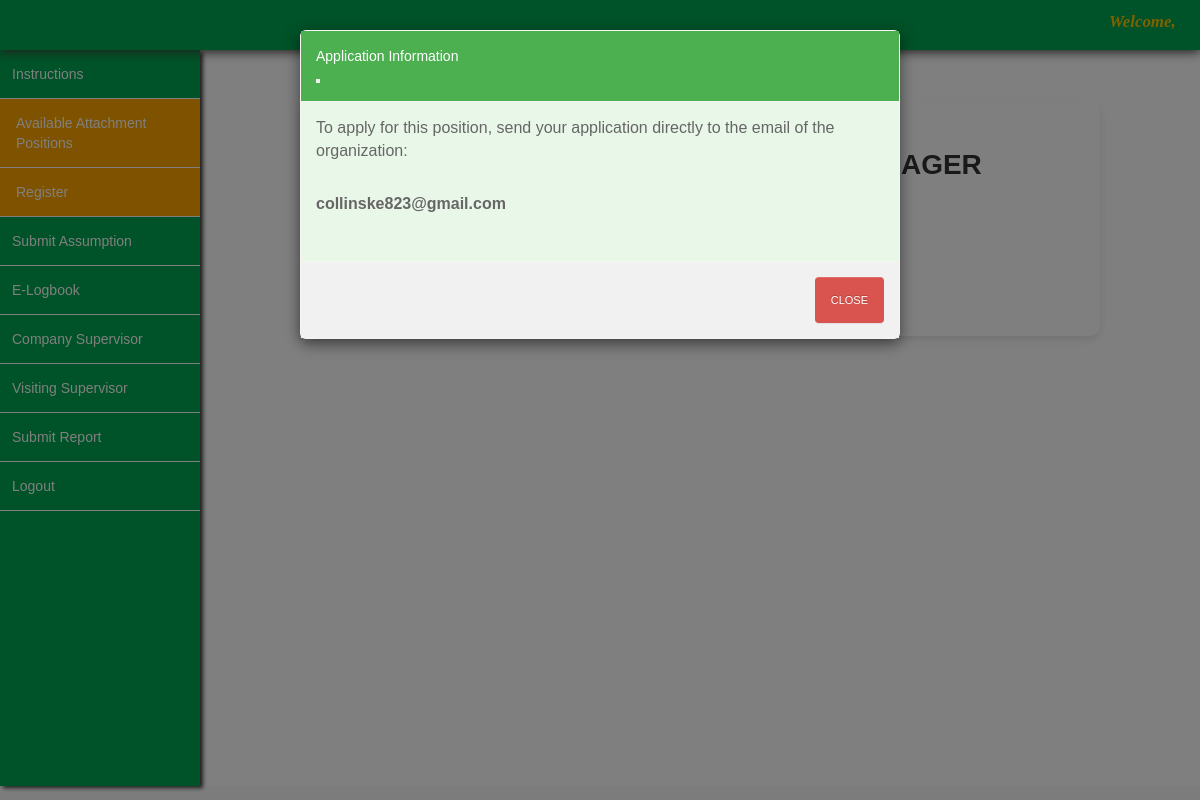
The app's page /iasms/apply_position.php?position_id=1 with its own data.
### tables this page shows
CREATE TABLE `attachment_positions` (
  `id` int(11) NOT NULL,
  `position_name` varchar(255) NOT NULL,
  `department` varchar(255) NOT NULL,
  `start_date` date NOT NULL,
  `end_date` date NOT NULL,
  `description` text NOT NULL,
  `available_positions` int(11) NOT NULL,
  `organization_name` varchar(255) NOT NULL,
  `organization_email` varchar(255) NOT NULL,
  `status` enum('Active','Inactive') NOT NULL DEFAULT 'Active',
  `created_at` timestamp NOT NULL DEFAULT current_timestamp()
);

### iasms/apply_position.php (the view, shortened to what this page needs)
<?php
include 'database_connection/database_connection.php';
if (isset($_GET['position_id'])) {
    $position_id = $_GET['position_id'];
    $sql = "SELECT * FROM attachment_positions WHERE id = $position_id";
    $result = mysqli_query($conn, $sql);
    $position = mysqli_fetch_assoc($result);
}
?>
<!DOCTYPE html>
<html lang="en">
<head>
  <link rel="stylesheet" href="../css/bootstrap-theme.min.css" />
  <link rel="stylesheet" href="../css/bootstrap.min.css" />
  <link rel="stylesheet" href="../css/bootstrap-select.css" />
  <link rel="stylesheet" href="../css/main_page_style.css" />
  <link rel="stylesheet" href="register_page.css" />
</head>
<body>
  <div id="top-navigation">
    <div id="student_name">
      <span style="color:rgb(255, 198, 0);font-size:1.1em"><em>Welcome,</em>&nbsp;</span>
    </div>
  </div>
  <div id="left_side_bar">
    <ul id="menu_list">
      <a class="menu_items_link" href="../instructions_page/instructions_page.php">
        <li class="menu_items_list">Instructions</li>
      </a>
      <a class="menu_items_link" href="../view_position.php">
        <li class="menu_items_list" style="background-color:orange;padding-left:16px">Available Attachment Positions
        </li>
      </a>
      <a class="menu_items_link" href="../Register_Page/register_page.php">
        <li class="menu_items_list" style="background-color:orange;padding-left:16px">Register</li>
      </a>
      <a class="menu_items_link" href="../student_assumption/student_assumption.php">
        <li class="menu_items_list">Submit Assumption</li>
      </a>
      <a class="menu_items_link" href="../e-logbook/elogbook.php">
        <li class="menu_items_list">E-Logbook</li>
      </a>
      <a class="menu_items_link" href="../company_supervisor/company_supervisor_login.php">
        <li class="menu_items_list">Company Supervisor</li>
      </a>
      <a class="menu_items_link" href="../visiting_supervisor/visiting_supervisor_login.php">
        <li class="menu_items_list">Visiting Supervisor</li>
      </a>
      <a class="menu_items_link" href="../submit_report/submit_report.php">
        <li class="menu_items_list">Submit Report</li>
      </a>
      <a class="menu_items_link" href="../index.php">
        <li class="menu_items_list">Logout</li>
      </a>
    </ul>
  </div>
  <div id="main_content">
    <div class="container">
      <h3>Apply for Attachment Position: <?php echo $position['position_name']; ?></h3>
      <p><strong>Organization:</strong> <?php echo $position['organization_name']; ?></p>
      <p><strong>Application Email:</strong> <?php echo $position['organization_email']; ?></p>
    </div>
    <div class="modal fade" id="applicationModal" tabindex="-1" aria-labelledby="applicationModalLabel"
      aria-hidden="true">
      <div class="modal-dialog">
        <div class="modal-content">
          <div class="modal-header" style="background-color: #4CAF50; color: white;">
            <h5 class="modal-title" id="applicationModalLabel">Application Information</h5>
            <button type="button" class="btn-close" data-bs-dismiss="modal" aria-label="Close"></button>
          </div>
          <div class="modal-body" style="background-color: #e9f7e9;">
            <p>To apply for this position, send your application directly to the email of the organization:</p>
            <p><strong><?php echo $position['organization_email']; ?></strong></p>
          </div>
          <div class="modal-footer" style="background-color: #f1f1f1;">
            <button type="button" class="btn btn-danger" data-bs-dismiss="modal">Close</button>
          </div>
        </div>
      </div>
    </div>
  </div>
</body>
</html>

### iasms/css/main_page_style.css (style rules this page uses)
* { margin: 0; padding: 0; }
#top-navigation { position: fixed; width: 100%; height: 50px; background-color: #00a651; box-shadow: 0 2px 10px; z-index: 4; }
#top-navigation #student_name { color: whitesmoke; float: right; margin-right: 20px; font-size: 1.1em; font-weight: bold; margin-top: 10px; font-family: serif; }
#left_side_bar { height: 92vh; float: left; margin-top: 50px; overflow: auto; background-color: #00a651; position: fixed; box-shadow: 3px 2px 4px; width: 200px; z-index: 2; }
#left_side_bar #menu_list a { text-decoration: none; color: white; font-size: 1em; }
#left_side_bar #menu_list li { text-decoration-style: none; padding: 14px 10px 14px 12px; border-bottom: 1px solid white; font-weight: lighter; }
#main_content { background-color: white; margin-top: 50px; float: right; padding-left: 200px; width: 100%; height: 92vh; overflow-y: auto; overflow-x: auto; }
@media only screen and (min-width: 320px) { #left_side_bar { width: 160px; } }
@media only screen and (min-width: 320px) { #left_side_bar #menu_list a { font-size: .8em; } }
@media only screen and (min-width: 320px) { #left_side_bar #menu_list li { padding: 14px 10px 14px 8px; } }
@media only screen and (min-width: 320px) { #main_content { padding-left: 160px; } }
@media only screen and (min-width: 480px) { #left_side_bar { width: 160px; } }
@media only screen and (min-width: 480px) { #left_side_bar #menu_list a { font-size: .8em; } }
@media only screen and (min-width: 480px) { #left_side_bar #menu_list li { padding: 14px 10px 14px 8px; } }
@media only screen and (min-width: 480px) { #main_content { padding-left: 160px; } }
@media only screen and (min-width: 992px) { #left_side_bar { width: 200px; } }
@media only screen and (min-width: 992px) { #left_side_bar #menu_list a { font-size: 1em; } }
@media only screen and (min-width: 992px) { #left_side_bar #menu_list li { padding: 14px 10px 14px 12px; } }
@media only screen and (min-width: 992px) { #main_content { padding-left: 200px; } }
@media only screen and (min-width: 1200px) { #left_side_bar { width: 200px; } }
@media only screen and (min-width: 1200px) { #left_side_bar #menu_list a { font-size: 1em; } }
@media only screen and (min-width: 1200px) { #left_side_bar #menu_list li { padding: 14px 10px 14px 12px; } }
@media only screen and (min-width: 1200px) { #main_content { padding-left: 200px; } }

### iasms/apply_position.php (style rules this page uses)
body { font-family: 'Arial', sans-serif; background-color: #f9f9f9; }
.container { max-width: 800px; background-color: white; padding: 30px; border-radius: 10px; box-shadow: 0 4px 10px rgba(0, 0, 0, 0.1); text-align: center; margin-top: 50px; }
h3 { color: #333; font-size: 28px; margin-bottom: 20px; font-weight: bold; }
p { color: #666; font-size: 16px; margin-bottom: 30px; }

### records on screen
attachment_positions: position_name "MANAGER", organization_email "collinske823@gmail.com"
